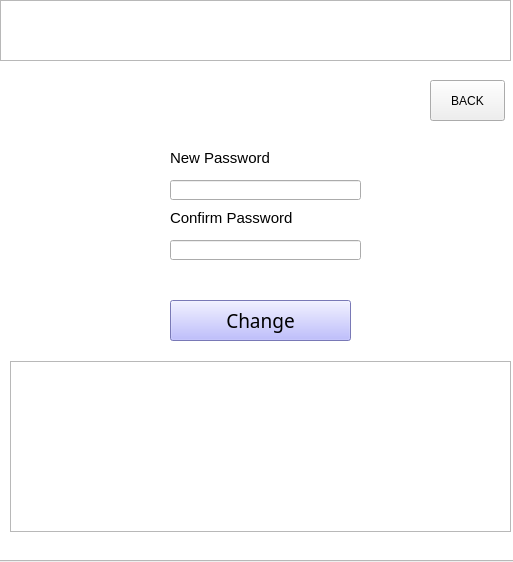
<?xml version="1.0" encoding="UTF-8"?>
<ui version="4.0">
 <class>ResetPassword</class>
 <widget class="QMainWindow" name="ResetPassword">
  <property name="geometry">
   <rect>
    <x>0</x>
    <y>0</y>
    <width>513</width>
    <height>562</height>
   </rect>
  </property>
  <property name="windowTitle">
   <string>Password Reset</string>
  </property>
  <property name="windowIcon">
   <iconset>
    <normaloff>5a0167cfd7045febc5828df2b5cfbb97.png</normaloff>5a0167cfd7045febc5828df2b5cfbb97.png</iconset>
  </property>
  <property name="styleSheet">
   <string notr="true"/>
  </property>
  <widget class="QWidget" name="centralwidget">
   <widget class="QGraphicsView" name="graphicsView">
    <property name="geometry">
     <rect>
      <x>-10</x>
      <y>-10</y>
      <width>531</width>
      <height>571</height>
     </rect>
    </property>
    <property name="styleSheet">
     <string notr="true">background-image: url(Bg.jpg);</string>
    </property>
   </widget>
   <widget class="QPushButton" name="back3">
    <property name="geometry">
     <rect>
      <x>430</x>
      <y>80</y>
      <width>75</width>
      <height>41</height>
     </rect>
    </property>
    <property name="autoFillBackground">
     <bool>false</bool>
    </property>
    <property name="text">
     <string>BACK</string>
    </property>
    <property name="icon">
     <iconset>
      <normaloff>pngfind.com-pink-arrow-png-6325956.png</normaloff>pngfind.com-pink-arrow-png-6325956.png</iconset>
    </property>
    <property name="iconSize">
     <size>
      <width>30</width>
      <height>30</height>
     </size>
    </property>
   </widget>
   <widget class="QLineEdit" name="Spassword">
    <property name="geometry">
     <rect>
      <x>170</x>
      <y>180</y>
      <width>191</width>
      <height>20</height>
     </rect>
    </property>
    <property name="echoMode">
     <enum>QLineEdit::Password</enum>
    </property>
   </widget>
   <widget class="QLineEdit" name="Sconfirmpassword">
    <property name="geometry">
     <rect>
      <x>170</x>
      <y>240</y>
      <width>191</width>
      <height>20</height>
     </rect>
    </property>
    <property name="echoMode">
     <enum>QLineEdit::Password</enum>
    </property>
   </widget>
   <widget class="QPushButton" name="reset">
    <property name="geometry">
     <rect>
      <x>170</x>
      <y>300</y>
      <width>181</width>
      <height>41</height>
     </rect>
    </property>
    <property name="font">
     <font>
      <family>Microsoft Tai Le</family>
      <pointsize>14</pointsize>
     </font>
    </property>
    <property name="styleSheet">
     <string notr="true">background-color: rgb(170, 170, 255);</string>
    </property>
    <property name="text">
     <string>Change</string>
    </property>
   </widget>
   <widget class="QLabel" name="label">
    <property name="geometry">
     <rect>
      <x>170</x>
      <y>150</y>
      <width>101</width>
      <height>16</height>
     </rect>
    </property>
    <property name="font">
     <font>
      <pointsize>11</pointsize>
     </font>
    </property>
    <property name="text">
     <string>New Password</string>
    </property>
   </widget>
   <widget class="QLabel" name="label_2">
    <property name="geometry">
     <rect>
      <x>170</x>
      <y>210</y>
      <width>141</width>
      <height>16</height>
     </rect>
    </property>
    <property name="font">
     <font>
      <pointsize>11</pointsize>
     </font>
    </property>
    <property name="text">
     <string>Confirm Password</string>
    </property>
   </widget>
   <widget class="QGraphicsView" name="graphicsView_2">
    <property name="geometry">
     <rect>
      <x>10</x>
      <y>361</y>
      <width>501</width>
      <height>171</height>
     </rect>
    </property>
    <property name="styleSheet">
     <string notr="true">background-image: url(mysaline-asl.jpg);</string>
    </property>
   </widget>
   <widget class="QGraphicsView" name="graphicsView_3">
    <property name="geometry">
     <rect>
      <x>0</x>
      <y>0</y>
      <width>511</width>
      <height>61</height>
     </rect>
    </property>
    <property name="styleSheet">
     <string notr="true">border-image: url(cooltext372373214987174.png);</string>
    </property>
   </widget>
  </widget>
 </widget>
 <resources>
  <include location="Test2.qrc"/>
 </resources>
 <connections/>
</ui>
